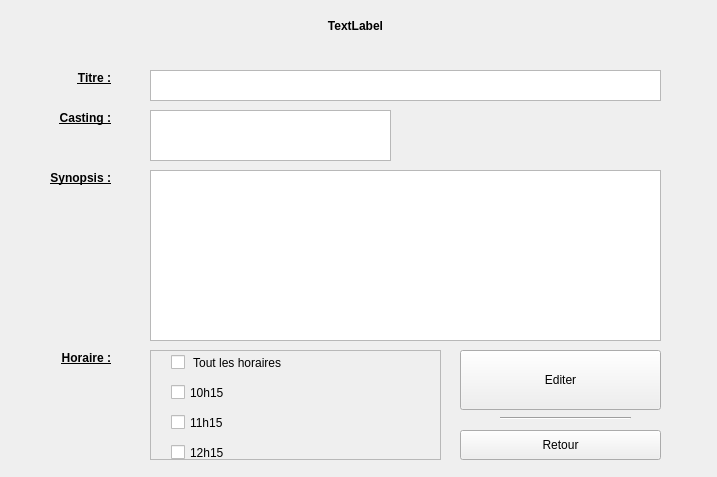
<?xml version="1.0" encoding="UTF-8"?>
<ui version="4.0">
 <class>detailEditForm</class>
 <widget class="QWidget" name="detailEditForm">
  <property name="geometry">
   <rect>
    <x>0</x>
    <y>0</y>
    <width>717</width>
    <height>477</height>
   </rect>
  </property>
  <property name="windowTitle">
   <string>Form</string>
  </property>
  <widget class="QLabel" name="labelTitle">
   <property name="geometry">
    <rect>
     <x>20</x>
     <y>10</y>
     <width>671</width>
     <height>31</height>
    </rect>
   </property>
   <property name="font">
    <font>
     <weight>75</weight>
     <bold>true</bold>
    </font>
   </property>
   <property name="layoutDirection">
    <enum>Qt::LeftToRight</enum>
   </property>
   <property name="autoFillBackground">
    <bool>false</bool>
   </property>
   <property name="text">
    <string>TextLabel</string>
   </property>
   <property name="textFormat">
    <enum>Qt::AutoText</enum>
   </property>
   <property name="alignment">
    <set>Qt::AlignCenter</set>
   </property>
  </widget>
  <widget class="QPlainTextEdit" name="plainTextEdit">
   <property name="geometry">
    <rect>
     <x>150</x>
     <y>110</y>
     <width>241</width>
     <height>51</height>
    </rect>
   </property>
   <property name="readOnly">
    <bool>false</bool>
   </property>
  </widget>
  <widget class="QLabel" name="lblSynopsis">
   <property name="geometry">
    <rect>
     <x>20</x>
     <y>170</y>
     <width>91</width>
     <height>16</height>
    </rect>
   </property>
   <property name="font">
    <font>
     <weight>75</weight>
     <bold>true</bold>
     <underline>true</underline>
    </font>
   </property>
   <property name="text">
    <string>Synopsis :</string>
   </property>
   <property name="alignment">
    <set>Qt::AlignRight|Qt::AlignTrailing|Qt::AlignVCenter</set>
   </property>
  </widget>
  <widget class="QLabel" name="labelCasting">
   <property name="geometry">
    <rect>
     <x>20</x>
     <y>110</y>
     <width>91</width>
     <height>16</height>
    </rect>
   </property>
   <property name="font">
    <font>
     <weight>75</weight>
     <bold>true</bold>
     <underline>true</underline>
    </font>
   </property>
   <property name="text">
    <string>Casting :</string>
   </property>
   <property name="alignment">
    <set>Qt::AlignRight|Qt::AlignTrailing|Qt::AlignVCenter</set>
   </property>
  </widget>
  <widget class="QPushButton" name="btnEditer">
   <property name="geometry">
    <rect>
     <x>460</x>
     <y>350</y>
     <width>201</width>
     <height>60</height>
    </rect>
   </property>
   <property name="text">
    <string>Editer</string>
   </property>
  </widget>
  <widget class="QPushButton" name="btn_back">
   <property name="geometry">
    <rect>
     <x>460</x>
     <y>430</y>
     <width>201</width>
     <height>30</height>
    </rect>
   </property>
   <property name="text">
    <string>Retour</string>
   </property>
  </widget>
  <widget class="QScrollArea" name="scrollArea">
   <property name="geometry">
    <rect>
     <x>150</x>
     <y>350</y>
     <width>291</width>
     <height>110</height>
    </rect>
   </property>
   <property name="widgetResizable">
    <bool>true</bool>
   </property>
   <widget class="QWidget" name="scrollAreaWidgetContents">
    <property name="geometry">
     <rect>
      <x>0</x>
      <y>0</y>
      <width>285</width>
      <height>104</height>
     </rect>
    </property>
    <widget class="QCheckBox" name="checkAll">
     <property name="geometry">
      <rect>
       <x>20</x>
       <y>0</y>
       <width>251</width>
       <height>23</height>
      </rect>
     </property>
     <property name="text">
      <string> Tout les horaires</string>
     </property>
    </widget>
    <widget class="QCheckBox" name="checkAll_2">
     <property name="geometry">
      <rect>
       <x>20</x>
       <y>30</y>
       <width>251</width>
       <height>23</height>
      </rect>
     </property>
     <property name="text">
      <string>10h15</string>
     </property>
    </widget>
    <widget class="QCheckBox" name="checkAll_3">
     <property name="geometry">
      <rect>
       <x>20</x>
       <y>60</y>
       <width>251</width>
       <height>23</height>
      </rect>
     </property>
     <property name="text">
      <string>11h15</string>
     </property>
    </widget>
    <widget class="QCheckBox" name="checkAll_4">
     <property name="geometry">
      <rect>
       <x>20</x>
       <y>90</y>
       <width>251</width>
       <height>23</height>
      </rect>
     </property>
     <property name="text">
      <string>12h15</string>
     </property>
    </widget>
    <widget class="QCheckBox" name="checkAll_5">
     <property name="geometry">
      <rect>
       <x>20</x>
       <y>120</y>
       <width>251</width>
       <height>23</height>
      </rect>
     </property>
     <property name="text">
      <string> Tout les horaires</string>
     </property>
    </widget>
   </widget>
  </widget>
  <widget class="QLabel" name="lblHoraire">
   <property name="geometry">
    <rect>
     <x>30</x>
     <y>350</y>
     <width>81</width>
     <height>16</height>
    </rect>
   </property>
   <property name="font">
    <font>
     <weight>75</weight>
     <bold>true</bold>
     <underline>true</underline>
    </font>
   </property>
   <property name="text">
    <string>Horaire :</string>
   </property>
   <property name="alignment">
    <set>Qt::AlignRight|Qt::AlignTrailing|Qt::AlignVCenter</set>
   </property>
  </widget>
  <widget class="QLabel" name="labelTitre">
   <property name="geometry">
    <rect>
     <x>20</x>
     <y>70</y>
     <width>91</width>
     <height>16</height>
    </rect>
   </property>
   <property name="font">
    <font>
     <weight>75</weight>
     <bold>true</bold>
     <underline>true</underline>
    </font>
   </property>
   <property name="text">
    <string>Titre :</string>
   </property>
   <property name="alignment">
    <set>Qt::AlignRight|Qt::AlignTrailing|Qt::AlignVCenter</set>
   </property>
  </widget>
  <widget class="QTextEdit" name="textEdit">
   <property name="geometry">
    <rect>
     <x>150</x>
     <y>70</y>
     <width>511</width>
     <height>31</height>
    </rect>
   </property>
  </widget>
  <widget class="Line" name="line">
   <property name="geometry">
    <rect>
     <x>500</x>
     <y>410</y>
     <width>131</width>
     <height>16</height>
    </rect>
   </property>
   <property name="orientation">
    <enum>Qt::Horizontal</enum>
   </property>
  </widget>
  <widget class="QTextEdit" name="te_synopsis">
   <property name="geometry">
    <rect>
     <x>150</x>
     <y>170</y>
     <width>511</width>
     <height>171</height>
    </rect>
   </property>
  </widget>
 </widget>
 <resources/>
 <connections/>
</ui>
